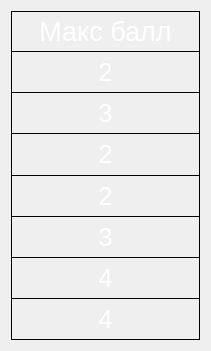
  <widget class="QWidget" name="verticalLayoutWidget_4">
   <property name="geometry">
    <rect>
     <x>1060</x>
     <y>170</y>
     <width>211</width>
     <height>351</height>
    </rect>
   </property>
   <layout class="QVBoxLayout" name="vl_4">
    <property name="spacing">
     <number>0</number>
    </property>
    <item>
     <widget class="QLabel" name="max_point">
      <property name="font">
       <font>
        <pointsize>20</pointsize>
        <weight>50</weight>
        <bold>false</bold>
       </font>
      </property>
      <property name="styleSheet">
       <string notr="true">color:#ffffff;
border-style: solid; 
border-width: 1px;
border-color: black;</string>
      </property>
      <property name="inputMethodHints">
       <set>Qt::ImhNone</set>
      </property>
      <property name="text">
       <string>Макс балл</string>
      </property>
      <property name="alignment">
       <set>Qt::AlignCenter</set>
      </property>
     </widget>
    </item>
    <item>
     <widget class="QLabel" name="max_point_12">
      <property name="font">
       <font>
        <pointsize>19</pointsize>
        <weight>50</weight>
        <bold>false</bold>
       </font>
      </property>
      <property name="styleSheet">
       <string notr="true">color:#ffffff;
border-style: solid; 
border-color: black;
border-top-width: 0px;
border-right-width: 1px;
border-bottom-width: 1px;
border-left-width: 1px;</string>
      </property>
      <property name="text">
       <string>2</string>
      </property>
      <property name="alignment">
       <set>Qt::AlignCenter</set>
      </property>
     </widget>
    </item>
    <item>
     <widget class="QLabel" name="max_point_13">
      <property name="font">
       <font>
        <pointsize>19</pointsize>
        <weight>50</weight>
        <bold>false</bold>
       </font>
      </property>
      <property name="styleSheet">
       <string notr="true">color:#ffffff;
border-style: solid; 
border-color: black;
border-top-width: 0px;
border-right-width: 1px;
border-bottom-width: 1px;
border-left-width: 1px;</string>
      </property>
      <property name="text">
       <string>3</string>
      </property>
      <property name="alignment">
       <set>Qt::AlignCenter</set>
      </property>
     </widget>
    </item>
    <item>
     <widget class="QLabel" name="max_point_14">
      <property name="font">
       <font>
        <pointsize>19</pointsize>
        <weight>50</weight>
        <bold>false</bold>
       </font>
      </property>
      <property name="styleSheet">
       <string notr="true">color:#ffffff;
border-style: solid; 
border-color: black;
border-top-width: 0px;
border-right-width: 1px;
border-bottom-width: 1px;
border-left-width: 1px;</string>
      </property>
      <property name="text">
       <string>2</string>
      </property>
      <property name="alignment">
       <set>Qt::AlignCenter</set>
      </property>
     </widget>
    </item>
    <item>
     <widget class="QLabel" name="max_point_15">
      <property name="font">
       <font>
        <pointsize>19</pointsize>
        <weight>50</weight>
        <bold>false</bold>
       </font>
      </property>
      <property name="styleSheet">
       <string notr="true">color:#ffffff;
border-style: solid; 
border-color: black;
border-top-width: 0px;
border-right-width: 1px;
border-bottom-width: 1px;
border-left-width: 1px;</string>
      </property>
      <property name="text">
       <string>2</string>
      </property>
      <property name="alignment">
       <set>Qt::AlignCenter</set>
      </property>
     </widget>
    </item>
    <item>
     <widget class="QLabel" name="max_point_16">
      <property name="font">
       <font>
        <pointsize>19</pointsize>
        <weight>50</weight>
        <bold>false</bold>
       </font>
      </property>
      <property name="styleSheet">
       <string notr="true">color:#ffffff;
border-style: solid; 
border-color: black;
border-top-width: 0px;
border-right-width: 1px;
border-bottom-width: 1px;
border-left-width: 1px;</string>
      </property>
      <property name="text">
       <string>3</string>
      </property>
      <property name="alignment">
       <set>Qt::AlignCenter</set>
      </property>
     </widget>
    </item>
    <item>
     <widget class="QLabel" name="max_point_17">
      <property name="font">
       <font>
        <pointsize>19</pointsize>
        <weight>50</weight>
        <bold>false</bold>
       </font>
      </property>
      <property name="styleSheet">
       <string notr="true">color:#ffffff;
border-style: solid; 
border-color: black;
border-top-width: 0px;
border-right-width: 1px;
border-bottom-width: 1px;
border-left-width: 1px;</string>
      </property>
      <property name="text">
       <string>4</string>
      </property>
      <property name="alignment">
       <set>Qt::AlignCenter</set>
      </property>
     </widget>
    </item>
    <item>
     <widget class="QLabel" name="max_point_18">
      <property name="font">
       <font>
        <pointsize>19</pointsize>
        <weight>50</weight>
        <bold>false</bold>
       </font>
      </property>
      <property name="styleSheet">
       <string notr="true">color:#ffffff;
border-style: solid; 
border-color: black;
border-top-width: 0px;
border-right-width: 1px;
border-bottom-width: 1px;
border-left-width: 1px;</string>
      </property>
      <property name="text">
       <string>4</string>
      </property>
      <property name="alignment">
       <set>Qt::AlignCenter</set>
      </property>
     </widget>
    </item>
   </layout>
  </widget>
